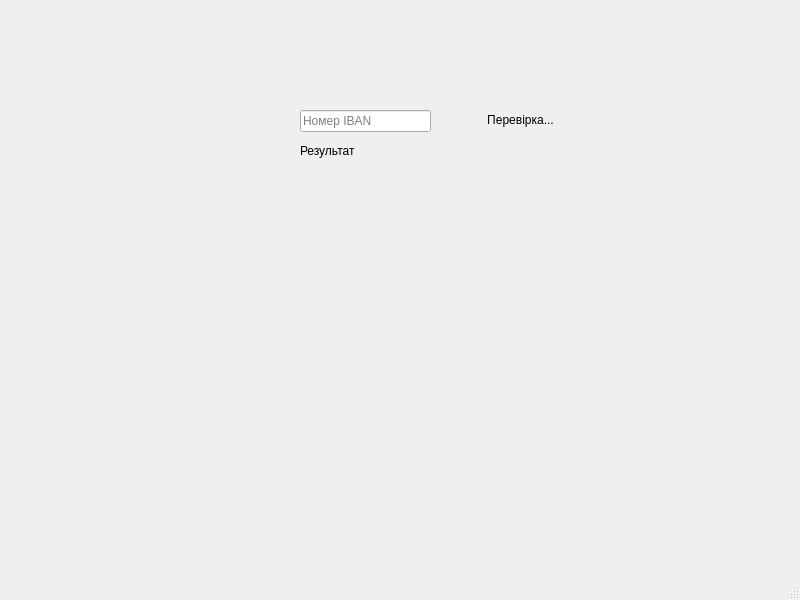
<?xml version="1.0" encoding="UTF-8"?>
<ui version="4.0">
 <class>MainWindow</class>
 <widget class="QMainWindow" name="MainWindow">
  <property name="geometry">
   <rect>
    <x>0</x>
    <y>0</y>
    <width>800</width>
    <height>600</height>
   </rect>
  </property>
  <property name="windowTitle">
   <string>MainWindow</string>
  </property>
  <widget class="QWidget" name="centralwidget">
   <widget class="QLabel" name="label">
    <property name="geometry">
     <rect>
      <x>440</x>
      <y>110</y>
      <width>161</width>
      <height>20</height>
     </rect>
    </property>
    <property name="text">
     <string>Перевірка...</string>
    </property>
    <property name="alignment">
     <set>Qt::AlignCenter</set>
    </property>
   </widget>
   <widget class="QLineEdit" name="lineEdit">
    <property name="geometry">
     <rect>
      <x>300</x>
      <y>110</y>
      <width>131</width>
      <height>22</height>
     </rect>
    </property>
    <property name="placeholderText">
     <string>Номер IBAN</string>
    </property>
   </widget>
   <widget class="QLabel" name="label_2">
    <property name="geometry">
     <rect>
      <x>300</x>
      <y>140</y>
      <width>131</width>
      <height>21</height>
     </rect>
    </property>
    <property name="text">
     <string>Результат</string>
    </property>
   </widget>
  </widget>
  <widget class="QMenuBar" name="menubar">
   <property name="geometry">
    <rect>
     <x>0</x>
     <y>0</y>
     <width>800</width>
     <height>22</height>
    </rect>
   </property>
  </widget>
  <widget class="QStatusBar" name="statusbar"/>
 </widget>
 <resources/>
 <connections/>
</ui>
